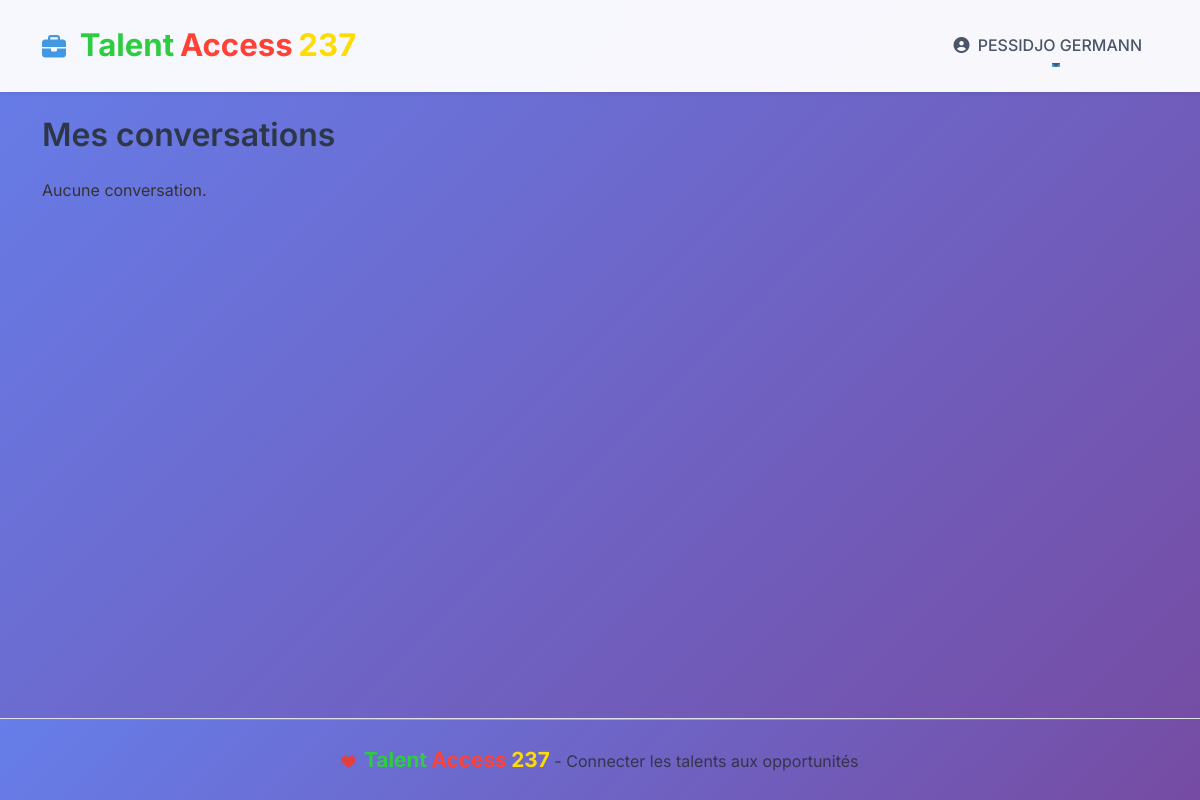
The page /messages/ (signed in) on the database as committed earlier.
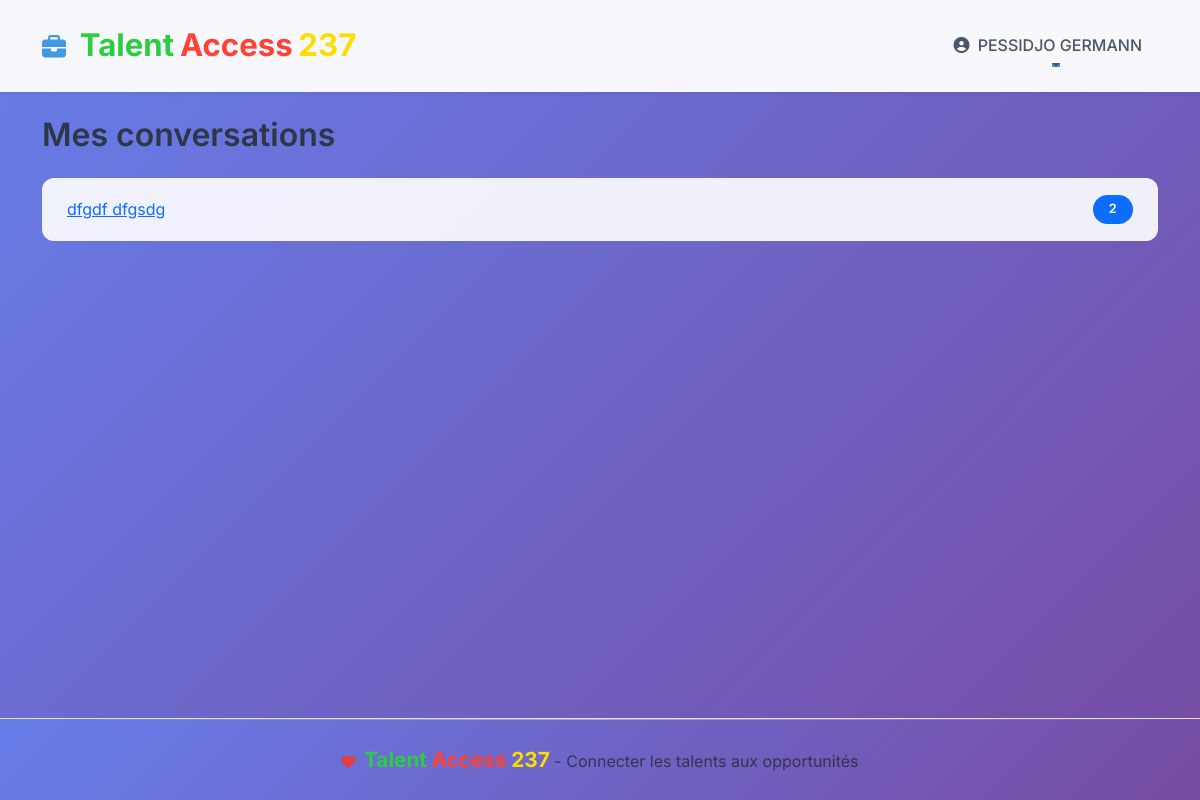
The same page on the database as committed later.
### messagerie/models.py (models this page shows, shortened)
class Conversation(models.Model):
    participant1 = models.ForeignKey(
        Utilisateur,
        on_delete=models.CASCADE,
        related_name="conversations_as_participant1",
    )
    participant2 = models.ForeignKey(
        Utilisateur,
        on_delete=models.CASCADE,
        related_name="conversations_as_participant2",
    )
    class Meta:
        constraints = [
            models.UniqueConstraint(
                fields=["participant1", "participant2"], name="unique_conversation_pair"
            )
        ]
    def other_participant(self, user):
        if user == self.participant1:
            return self.participant2
        return self.participant1

### users/models.py (models this page shows, shortened)
class Utilisateur(AbstractUser):
    class Statut(models.TextChoices):
        DIPLOME = 'DIPLOME', 'Diplômé'
        PME = 'PME', 'PME'
    email = models.EmailField(unique=True)
    date_inscription = models.DateTimeField(auto_now_add=True)
    statut = models.CharField(max_length=20, choices=Statut.choices)

### messagerie/views.py (the view)
# urls.py: path('', views.conversation_list, name='conversation_list'),
@login_required
def conversation_list(request):
    conversations_qs = Conversation.objects.filter(
        Q(participant1=request.user) | Q(participant2=request.user)
    )
    conversations = []
    for conv in conversations_qs:
        conv.other = conv.other_participant(request.user)
        conv.unread_count = Message.objects.filter(
            conversation=conv,
            sender=conv.other,
            is_read=False,
        ).count()
        conversations.append(conv)
    return render(
        request,
        "messagerie/conversation_list.html",
        {"conversations": conversations},
    )

### messagerie/context_processors.py (called while the page is built)
def unread_message_count(request):
    if request.user.is_authenticated:
        return {
            'unread_messages_count': (
                Message.objects.filter(
                    conversation__participant1=request.user,
                    is_read=False,
                )
                .exclude(sender=request.user)
                .count()
                + Message.objects.filter(
                    conversation__participant2=request.user,
                    is_read=False,
                )
                .exclude(sender=request.user)
                .count()
            )
        }
    return {}

### messagerie/templates/messagerie/conversation_list.html (shortened to what this page needs)
{% extends 'dashboard_base.html' %}
{% block content %}
<div class="container py-4">
    <h2 class="mb-4">Mes conversations</h2>
    {% if conversations %}
        <ul class="list-group">
        {% for conv in conversations %}
            <li class="list-group-item d-flex justify-content-between align-items-center">
                <a href="{% url 'conversation_detail' conv.other.id %}">
                    {{ conv.other.get_full_name|default:conv.other.email }}
                </a>
                {% if conv.unread_count %}
                    <span class="badge bg-primary rounded-pill">{{ conv.unread_count }}</span>
                {% endif %}
            </li>
        {% endfor %}
        </ul>
    {% else %}
        <p>Aucune conversation.</p>
    {% endif %}
</div>
{% endblock %}

Rows that differ between the two databases and show on the page:
added Conversation: other.get_full_name "dfgdf dfgsdg", unread_count "2"
Other text that changed with them:
text no longer shown: "Aucune conversation."
